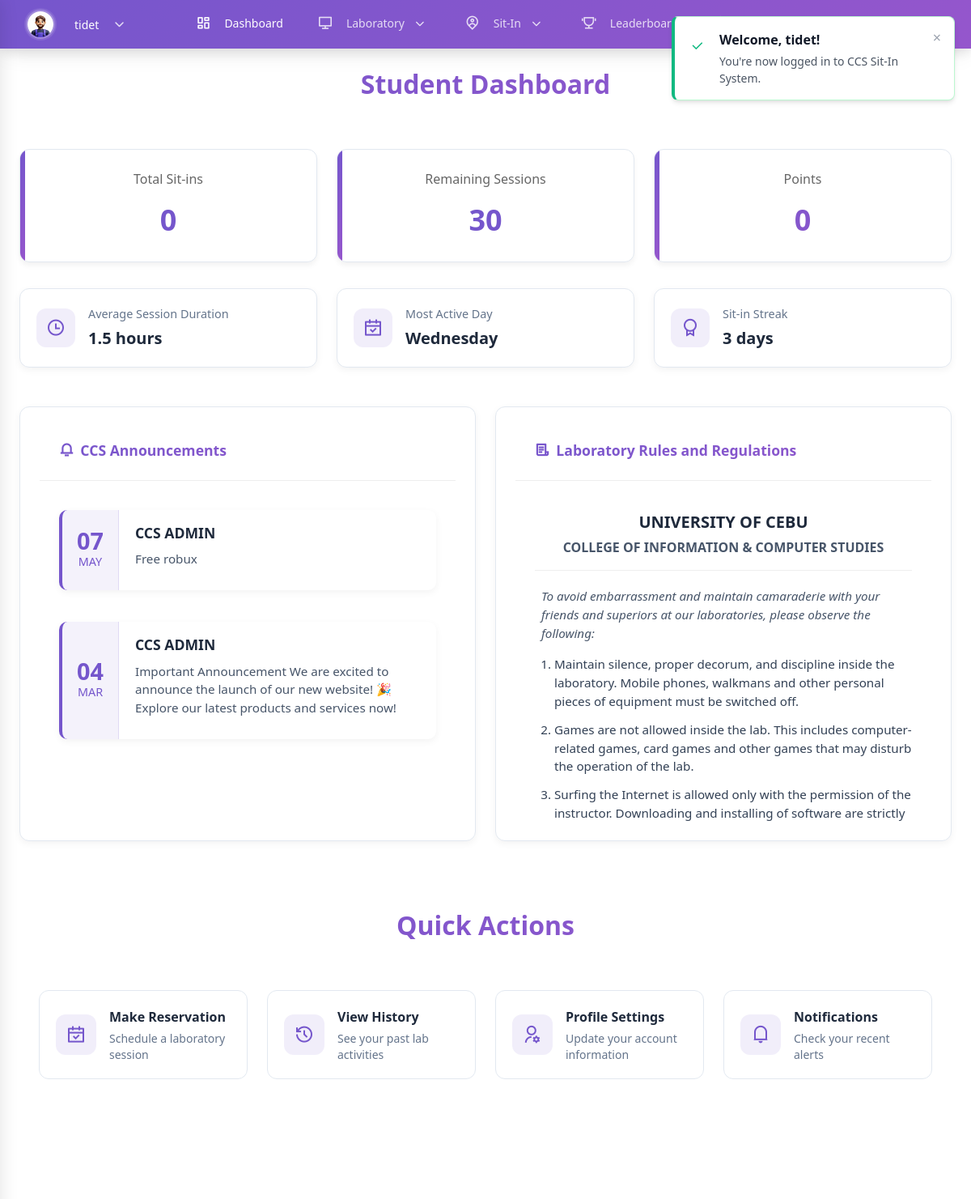
Screenshot of /view/dashboard.php (signed in) with the database file from the repository.
### tables this page shows
CREATE TABLE `users` (
  `id` int(20) NOT NULL,
  `idno` varchar(20) NOT NULL,
  `lastname` varchar(50) NOT NULL,
  `firstname` varchar(50) NOT NULL,
  `middlename` varchar(50) DEFAULT NULL,
  `course` varchar(20) NOT NULL,
  `year` int(1) NOT NULL,
  `username` varchar(50) NOT NULL,
  `password` varchar(255) NOT NULL,
  `email` varchar(100) DEFAULT NULL,
  `address` text DEFAULT NULL,
  `remaining_sessions` int(11) NOT NULL DEFAULT 30,
  `points` int(11) NOT NULL,
  `role` varchar(20) NOT NULL,
  `profile_image` varchar(255) DEFAULT NULL,
  `created_at` timestamp NOT NULL DEFAULT current_timestamp()
);

CREATE TABLE `announcements` (
  `id` int(11) NOT NULL,
  `title` varchar(255) NOT NULL,
  `content` text NOT NULL,
  `created_at` timestamp NOT NULL DEFAULT current_timestamp(),
  `created_by` varchar(50) NOT NULL
);

### view/dashboard.php (the view, shortened to what this page needs)
<?php
require_once '../config/db_connect.php';
$username = $_SESSION['username'];
$sql = "SELECT idno, firstname, lastname, middlename, course, year, profile_image, email, address, remaining_sessions, points FROM users WHERE username = ?";
$stmt = $conn->prepare($sql);
$stmt->bind_param("s", $username);
$stmt->execute();
$result = $stmt->get_result();
if ($row = $result->fetch_assoc()) {
    $fullname = $row['lastname'] . ', ' . $row['firstname'];
    if (!empty($row['middlename'])) {
        $fullname .= ' ' . substr($row['middlename'], 0, 1) . '.';
    }
    $_SESSION['idno'] = $row['idno'];
    $_SESSION['fullname'] = $fullname;
    $_SESSION['course'] = $row['course'];
    $year = intval($row['year']);
    $_SESSION['year'] = $year;
    $_SESSION['year_level'] = $year . (
        $year == 1 ? 'st' :
        ($year == 2 ? 'nd' :
        ($year == 3 ? 'rd' : 'th'))
    ) . ' Year';
    $_SESSION['profile_image'] = $row['profile_image'] ?? '../assets/images/logo/AVATAR.png';
    $_SESSION['email'] = $row['email'];
    $_SESSION['address'] = $row['address'];
    $_SESSION['remaining_sessions'] = $row['remaining_sessions'] ?? 30;
    $_SESSION['points'] = $row['points'] ?? 0;
}
$stats = [
    'total_sitins' => 0,
    'remaining_sessions' => $_SESSION['remaining_sessions'],
    'pending_reservations' => 0
];
$id = $_SESSION['idno'];
$query = "SELECT COUNT(*) as count FROM sit_ins WHERE idno = ? AND status = 'completed'";
$stmt = $conn->prepare($query);
$stmt->bind_param("s", $id);
$stmt->execute();
$result = $stmt->get_result();
if ($result && $row = $result->fetch_assoc()) {
    $stats['total_sitins'] = $row['count'];
}
$query = "SELECT COUNT(*) as count FROM reservations WHERE idno = ? AND status = 'pending'";
$stmt = $conn->prepare($query);
$stmt->bind_param("s", $id);
$stmt->execute();
$result = $stmt->get_result();
if ($result && $row = $result->fetch_assoc()) {
    $stats['pending_reservations'] = $row['count'];
}
$announcements = [];
$query = "SELECT * FROM announcements ORDER BY created_at DESC";
$result = $conn->query($query);
if ($result) {
    while ($row = $result->fetch_assoc()) {
        $announcements[] = $row;
    }
}
?>
<!DOCTYPE html>
<html lang="en">
<head>
    <link rel="stylesheet" href="../assets/css/styles.css">
    <link rel="stylesheet" href="../assets/css/admin.css">
    <link rel="stylesheet" href="../assets/css/student_nav.css">
    <link rel="stylesheet" href="../assets/css/notification.css">
    <link rel="stylesheet" href="https://cdnjs.cloudflare.com/ajax/libs/font-awesome/6.0.0/css/all.min.css">
    <link rel="stylesheet" href="https://cdnjs.cloudflare.com/ajax/libs/remixicon/4.6.0/remixicon.css">
    <script src="https://unpkg.com/@tailwindcss/browser@4"></script>
</head>
<body>
    <div id="notification-container"></div>
    <div class="nav-container">
    <div class="nav-wrapper">
        <div class="nav-profile">
            <div class="profile-trigger" id="profile-trigger">
                <img src="<?php echo isset($_SESSION['profile_image']) ? htmlspecialchars($_SESSION['profile_image']) : '../assets/images/logo/AVATAR.png'; ?>"
                     alt="Profile">
                <span class="username"><?php echo htmlspecialchars($_SESSION['username']); ?></span>
                <i class="fas fa-chevron-down"></i>
            </div>
        </div>
        <nav class="nav-links">
            <a href="dashboard.php" class="nav-link <?php echo basename($_SERVER['PHP_SELF']) === 'dashboard.php' ? 'active' : ''; ?>">
                <i class="ri-dashboard-line"></i>
                <span>Dashboard</span>
            </a>
            <div class="nav-dropdown">
                <div class="nav-link dropdown-toggle <?php echo in_array(basename($_SERVER['PHP_SELF']), ['student_laboratories.php', 'student_resources.php']) ? 'active' : ''; ?>">
                    <i class="ri-computer-line"></i>
                    <span>Laboratory</span>
                    <i class="fas fa-chevron-down dropdown-icon"></i>
                </div>
            </div>
            <div class="nav-dropdown">
                <div class="nav-link dropdown-toggle <?php echo in_array(basename($_SERVER['PHP_SELF']), ['sit-in.php', 'reservation.php', 'history.php']) ? 'active' : ''; ?>">
                    <i class="ri-map-pin-user-line"></i>
                    <span>Sit-In</span>
                    <i class="fas fa-chevron-down dropdown-icon"></i>
                </div>
            </div>
            <a href="student_leaderboard.php" class="nav-link <?php echo basename($_SERVER['PHP_SELF']) === 'student_leaderboard.php' ? 'active' : ''; ?>">
                <i class="ri-trophy-line"></i>
                <span>Leaderboard</span>
            </a>
            <a href="profile.php" class="nav-link <?php echo basename($_SERVER['PHP_SELF']) === 'profile.php' ? 'active' : ''; ?>">
                <span>Profile</span>
            </a>
        </nav>
        <div class="nav-actions">
            <div class="notification-icon" id="notification-toggle">
            </div>
            <a href="../auth/logout.php" class="action-link">
            </a>
        </div>
    </div>
</div>
    <div class="admin-dashboard">
        <div class="dashboard-header">
            <div class="dashboard-title">
                Student Dashboard
            </div>
        </div>
        <div class="stats-grid">
            <div class="stat-card">
                <div class="stat-title">Total Sit-ins</div>
                <div class="stat-value"><?php echo $stats['total_sitins']; ?></div>
            </div>
            <div class="stat-card">
                <div class="stat-title">Remaining Sessions</div>
                <div class="stat-value <?php echo $stats['remaining_sessions'] <= 5 ? 'low' : ($stats['remaining_sessions'] <= 10 ? 'medium' : ''); ?>">
                    <?php echo $stats['remaining_sessions']; ?>
                </div>
            </div>
            <div class="stat-card">
                <div class="stat-title">Points</div>
                <div class="stat-value points-display"><?php echo $_SESSION['points'] ?? 0; ?></div>
            </div>
        </div>
        <div class="analytics-summary">
            <div class="summary-card">
                <div class="summary-icon">
                    <i class="ri-time-line"></i>
                </div>
                <div class="summary-content">
                    <div class="summary-title">Average Session Duration</div>
                    <div class="summary-value">1.5 hours</div>
                </div>
            </div>
            <div class="summary-card">
                <div class="summary-icon">
                    <i class="ri-calendar-check-line"></i>
                </div>
                <div class="summary-content">
                    <div class="summary-title">Most Active Day</div>
                    <div class="summary-value">Wednesday</div>
                </div>
            </div>
            <div class="summary-card">
                <div class="summary-icon">
                    <i class="ri-award-line"></i>
                </div>
                <div class="summary-content">
                    <div class="summary-title">Sit-in Streak</div>
                    <div class="summary-value">3 days</div>
                </div>
            </div>
        </div>
        <div class="announcements-grid">
            <div class="announcements-card">
                <div class="announcements-header">
                    <i class="ri-notification-3-line"></i>
                    <span>CCS Announcements</span>
                </div>
                <div class="announcement-list">
                    <?php if (empty($announcements)): ?>
                        <div class="announcement-item">
                            <div class="announcement-empty">
                                <i class="ri-information-line"></i>
                                <p>No announcements available at this time.</p>
                            </div>
                        </div>
                    <?php else: ?>
                        <?php foreach ($announcements as $announcement): ?>
                            <div class="announcement-item">
                                <div class="announcement-date">
                                    <div class="date-day"><?php echo date('d', strtotime($announcement['created_at'])); ?></div>
                                    <div class="date-month"><?php echo date('M', strtotime($announcement['created_at'])); ?></div>
                                </div>
                                <div class="announcement-content">
                                    <h3><?php echo htmlspecialchars($announcement['title']); ?></h3>
                                    <p><?php echo htmlspecialchars($announcement['content']); ?></p>
                                </div>
                            </div>
                        <?php endforeach; ?>
                    <?php endif; ?>
                </div>
            </div>
            <div class="announcements-card">
                <div class="announcements-header">
                    <i class="ri-file-list-3-line"></i>
                    <span>Laboratory Rules and Regulations</span>
                </div>
                <div class="rules-container">
                    <div class="rules-header">
                        <h3>UNIVERSITY OF CEBU</h3>
                        <h4>COLLEGE OF INFORMATION & COMPUTER STUDIES</h4>
                    </div>
                    <div class="rules-content">
                        <p class="rules-intro">To avoid embarrassment and maintain camaraderie with your friends and superiors at our laboratories, please observe the following:</p>
                        <ol class="rules-list">
                            <li>Maintain silence, proper decorum, and discipline inside the laboratory. Mobile phones, walkmans and other personal pieces of equipment must be switched off.</li>
                            <li>Games are not allowed inside the lab. This includes computer-related games, card games and other games that may disturb the operation of the lab.</li>
                            <li>Surfing the Internet is allowed only with the permission of the instructor. Downloading and installing of software are strictly prohibited.</li>
                        </ol>
                    </div>
                </div>
            </div>
        </div>
        <div class="dashboard-header">
                <div class="dashboard-title">
                    Quick Actions
                </div>
            </div>
        <div class="system-selection">
            <div class="selection-grid">
                <a href="reservation.php" class="selection-card">
                    <div class="selection-icon">
                        <i class="ri-calendar-check-line"></i>
                    </div>
                    <div class="selection-details">
                        <h3>Make Reservation</h3>
                        <p>Schedule a laboratory session</p>
                    </div>
                </a>
                <a href="history.php" class="selection-card">
                    <div class="selection-icon">
                        <i class="ri-history-line"></i>
                    </div>
                    <div class="selection-details">
                        <h3>View History</h3>
                        <p>See your past lab activities</p>
                    </div>
                </a>
                <a href="profile.php" class="selection-card">
                    <div class="selection-icon">
                        <i class="ri-user-settings-line"></i>
                    </div>
                    <div class="selection-details">
                        <h3>Profile Settings</h3>
                        <p>Update your account information</p>
                    </div>
                </a>
                <a href="#" class="selection-card" onclick="document.getElementById('notification-toggle').click(); return false;">
                    <div class="selection-icon">
                        <i class="ri-notification-4-line"></i>
                    </div>
                    <div class="selection-details">
                        <h3>Notifications</h3>
                        <p>Check your recent alerts</p>
                    </div>
                </a>
            </div>
        </div>
    </div>
    <div class="admin-dashboard">
        <div class="dashboard-header">
        </div>
    </div>
</body>
</html>

### rows the page displays
users: points "0", remaining_sessions "30"
announcements: created_at "07", created_at "MAY", title "CCS ADMIN", content "Free robux"
announcements: created_at "04", created_at "MAR", title "CCS ADMIN", content "Important Announcement We are excited to announce the launch of our new website! 🎉 Explore our latest products and services now!"

### other values shown
$_SESSION['username'] "tidet"
$_SESSION['points'] "0"
